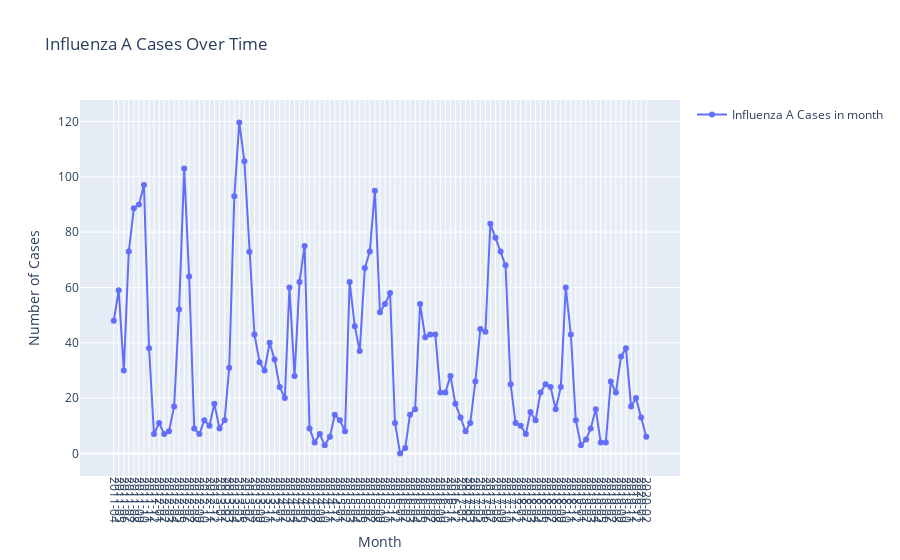

The cell this chart's notebook holds for it:
### Code cell
spline_order_df = impute_df.copy()
spline_order_df['case'] = spline_order_df['case'].interpolate(method='spline', order=3)
plot_month_per_year(spline_order_df, 'case')
